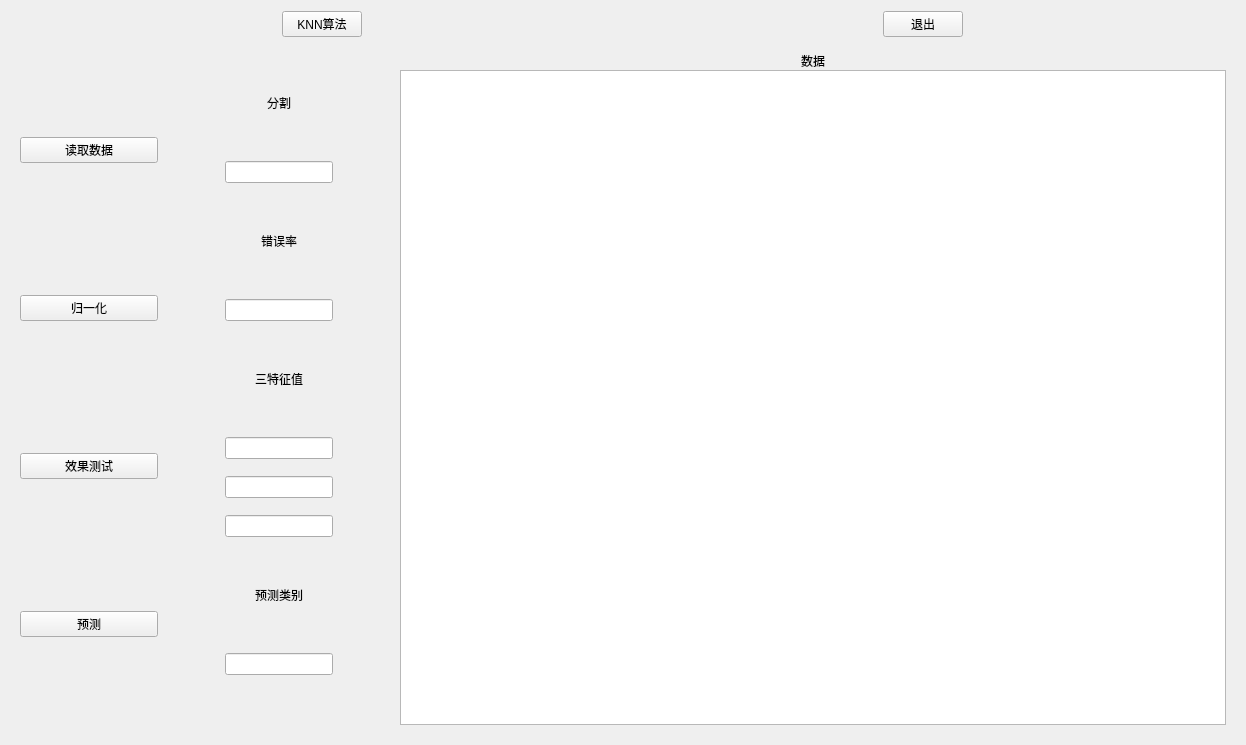
<?xml version="1.0" encoding="UTF-8"?>
<ui version="4.0">
 <class>Form</class>
 <widget class="QWidget" name="Form">
  <property name="geometry">
   <rect>
    <x>0</x>
    <y>0</y>
    <width>1246</width>
    <height>745</height>
   </rect>
  </property>
  <property name="sizePolicy">
   <sizepolicy hsizetype="Preferred" vsizetype="Preferred">
    <horstretch>0</horstretch>
    <verstretch>0</verstretch>
   </sizepolicy>
  </property>
  <property name="windowTitle">
   <string>算法</string>
  </property>
  <layout class="QGridLayout" name="gridLayout_2">
   <item row="0" column="0">
    <layout class="QHBoxLayout" name="horizontalLayout" stretch="0,0">
     <property name="spacing">
      <number>250</number>
     </property>
     <property name="sizeConstraint">
      <enum>QLayout::SetFixedSize</enum>
     </property>
     <property name="leftMargin">
      <number>0</number>
     </property>
     <item>
      <widget class="QPushButton" name="button_knn">
       <property name="sizePolicy">
        <sizepolicy hsizetype="Fixed" vsizetype="Fixed">
         <horstretch>1</horstretch>
         <verstretch>0</verstretch>
        </sizepolicy>
       </property>
       <property name="layoutDirection">
        <enum>Qt::RightToLeft</enum>
       </property>
       <property name="text">
        <string>KNN算法</string>
       </property>
      </widget>
     </item>
     <item>
      <widget class="QPushButton" name="button_exit">
       <property name="sizePolicy">
        <sizepolicy hsizetype="Fixed" vsizetype="Fixed">
         <horstretch>0</horstretch>
         <verstretch>0</verstretch>
        </sizepolicy>
       </property>
       <property name="sizeIncrement">
        <size>
         <width>10</width>
         <height>10</height>
        </size>
       </property>
       <property name="layoutDirection">
        <enum>Qt::LeftToRight</enum>
       </property>
       <property name="text">
        <string>退出</string>
       </property>
      </widget>
     </item>
    </layout>
   </item>
   <item row="1" column="0">
    <widget class="QWidget" name="widget_knn" native="true">
     <property name="sizePolicy">
      <sizepolicy hsizetype="Preferred" vsizetype="Preferred">
       <horstretch>0</horstretch>
       <verstretch>0</verstretch>
      </sizepolicy>
     </property>
     <property name="layoutDirection">
      <enum>Qt::LeftToRight</enum>
     </property>
     <property name="autoFillBackground">
      <bool>true</bool>
     </property>
     <layout class="QGridLayout" name="gridLayout" rowstretch="0" columnstretch="1,1,6" columnminimumwidth="0,0,0">
      <property name="sizeConstraint">
       <enum>QLayout::SetDefaultConstraint</enum>
      </property>
      <property name="horizontalSpacing">
       <number>47</number>
      </property>
      <item row="0" column="0">
       <layout class="QVBoxLayout" name="verticalLayout_4">
        <property name="spacing">
         <number>47</number>
        </property>
        <item>
         <widget class="QPushButton" name="button_read_data_knn">
          <property name="text">
           <string>读取数据</string>
          </property>
         </widget>
        </item>
        <item>
         <widget class="QPushButton" name="button_norm_data_knn">
          <property name="text">
           <string>归一化</string>
          </property>
         </widget>
        </item>
        <item>
         <widget class="QPushButton" name="button_class_test_knn">
          <property name="text">
           <string>效果测试</string>
          </property>
         </widget>
        </item>
        <item>
         <widget class="QPushButton" name="button_classify_knn">
          <property name="text">
           <string>预测</string>
          </property>
         </widget>
        </item>
       </layout>
      </item>
      <item row="0" column="1">
       <layout class="QVBoxLayout" name="verticalLayout_3" stretch="0,0,0,0,0,0,0,0">
        <property name="spacing">
         <number>7</number>
        </property>
        <property name="leftMargin">
         <number>20</number>
        </property>
        <property name="topMargin">
         <number>0</number>
        </property>
        <property name="rightMargin">
         <number>20</number>
        </property>
        <property name="bottomMargin">
         <number>50</number>
        </property>
        <item>
         <widget class="QLabel" name="label_ho_ratio_name">
          <property name="text">
           <string>分割</string>
          </property>
          <property name="alignment">
           <set>Qt::AlignCenter</set>
          </property>
         </widget>
        </item>
        <item>
         <widget class="QLineEdit" name="lineEdit_ho_ratio">
          <property name="alignment">
           <set>Qt::AlignCenter</set>
          </property>
         </widget>
        </item>
        <item>
         <widget class="QLabel" name="label_error_rate">
          <property name="text">
           <string>错误率</string>
          </property>
          <property name="alignment">
           <set>Qt::AlignCenter</set>
          </property>
         </widget>
        </item>
        <item>
         <widget class="QLineEdit" name="lineEdit_error_rate">
          <property name="alignment">
           <set>Qt::AlignCenter</set>
          </property>
         </widget>
        </item>
        <item>
         <widget class="QLabel" name="label_features">
          <property name="sizePolicy">
           <sizepolicy hsizetype="Preferred" vsizetype="Preferred">
            <horstretch>0</horstretch>
            <verstretch>0</verstretch>
           </sizepolicy>
          </property>
          <property name="layoutDirection">
           <enum>Qt::LeftToRight</enum>
          </property>
          <property name="text">
           <string>三特征值</string>
          </property>
          <property name="alignment">
           <set>Qt::AlignCenter</set>
          </property>
         </widget>
        </item>
        <item>
         <layout class="QVBoxLayout" name="verticalLayout_2">
          <property name="spacing">
           <number>17</number>
          </property>
          <item>
           <widget class="QLineEdit" name="lineEdit_feature1">
            <property name="sizePolicy">
             <sizepolicy hsizetype="Fixed" vsizetype="Fixed">
              <horstretch>0</horstretch>
              <verstretch>0</verstretch>
             </sizepolicy>
            </property>
            <property name="alignment">
             <set>Qt::AlignCenter</set>
            </property>
           </widget>
          </item>
          <item>
           <widget class="QLineEdit" name="lineEdit_feature2">
            <property name="alignment">
             <set>Qt::AlignCenter</set>
            </property>
           </widget>
          </item>
          <item>
           <widget class="QLineEdit" name="lineEdit_feature3">
            <property name="alignment">
             <set>Qt::AlignCenter</set>
            </property>
           </widget>
          </item>
         </layout>
        </item>
        <item>
         <widget class="QLabel" name="label">
          <property name="text">
           <string>预测类别</string>
          </property>
          <property name="alignment">
           <set>Qt::AlignCenter</set>
          </property>
         </widget>
        </item>
        <item>
         <widget class="QLineEdit" name="lineEdit_classify_result">
          <property name="alignment">
           <set>Qt::AlignCenter</set>
          </property>
         </widget>
        </item>
       </layout>
      </item>
      <item row="0" column="2">
       <layout class="QVBoxLayout" name="verticalLayout">
        <item>
         <widget class="QLabel" name="label_data_name">
          <property name="text">
           <string>数据</string>
          </property>
          <property name="alignment">
           <set>Qt::AlignCenter</set>
          </property>
         </widget>
        </item>
        <item>
         <widget class="QTableView" name="tableview_data">
          <property name="sizePolicy">
           <sizepolicy hsizetype="Expanding" vsizetype="Expanding">
            <horstretch>0</horstretch>
            <verstretch>0</verstretch>
           </sizepolicy>
          </property>
          <property name="layoutDirection">
           <enum>Qt::LeftToRight</enum>
          </property>
          <property name="autoFillBackground">
           <bool>true</bool>
          </property>
         </widget>
        </item>
       </layout>
      </item>
     </layout>
    </widget>
   </item>
  </layout>
 </widget>
 <resources/>
 <connections/>
</ui>
